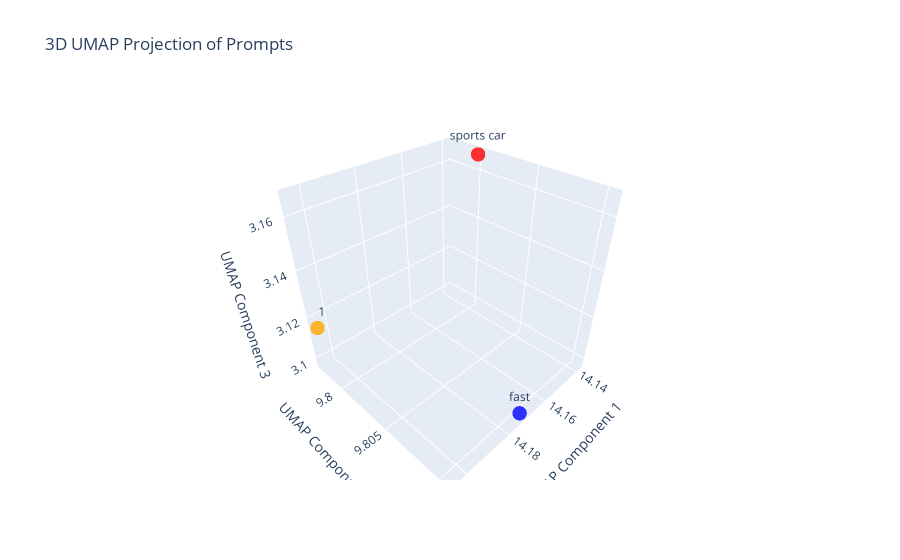

Source (notebook cell):
### Code cell
# Prepare the prompts for plotting
prompts = torch.stack([prompt.squeeze(), prompt_2.squeeze(), prompt_3.squeeze()])
prompts_umap = clip_mapper.transform(prompts.cpu().numpy())
# Define colors for the prompts
colors = ['red', 'blue', 'orange']  # Colors for each prompt
# define the captions
captions = ['sports car', 'fast','P1' ]
# Plot the prompts in 3D
plot_prompts_3d(prompts_umap, colors, captions)

### Figure 1 — Plotly figure (JSON) as saved in the notebook; plotly's stock layout.template omitted (floating-point values rounded to 4 significant figures)
{"data": [{"marker": {"color": ["red", "blue", "orange"], "opacity": 0.8, "size": 5}, "mode": "markers+text", "text": ["sports car", "fast", "P1"], "textposition": "top center", "type": "scatter3d", "x": [14.14, 14.17, 14.2], "y": [9.8, 9.81, 9.797], "z": [3.167, 3.098, 3.115]}], "layout": {"scene": {"xaxis": {"title": {"text": "UMAP Component 1"}}, "yaxis": {"title": {"text": "UMAP Component 2"}}, "zaxis": {"title": {"text": "UMAP Component 3"}}}, "title": {"text": "3D UMAP Projection of Prompts"}}}
